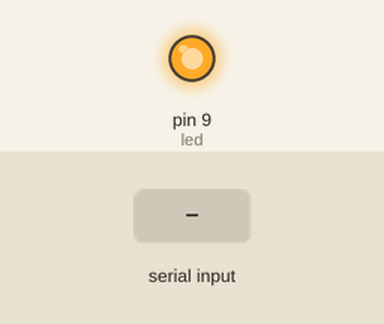
Simulated run of this sketch. Board: Arduino Uno, built with avr-gcc and run on an emulated ATmega328P. Parts: output pins drawn as LEDs (lit = HIGH). The test bench sets the inputs (shaded band). EEPROM starts erased; no radio packets arrive unless stated; what the sketch prints to the serial monitor is not drawn.

Above: at 0.1 s.
At 1.2 s:
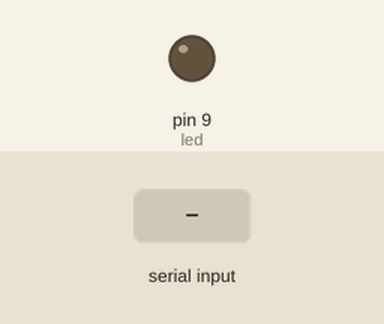
1.3 s: "R-\n" received over Serial
2.8 s: "N-\n" received over Serial
4.3 s: "90,45\n" received over Serial
Timing chart, 0 to 7.3 s (numbered marks = the images above; inputs shaded):
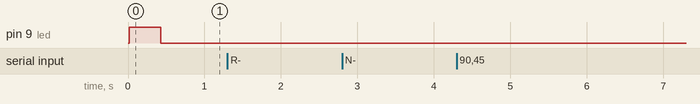

The sketch:

lora_car.ino
```cpp
// **********************************************************************************
// lora_car
// sketch for in vehicle LoRa beacon
// Version 0.3
// **********************************************************************************

#include <SPI.h>            //included in Arduino IDE (www.arduino.cc)
#include <RH_RF95.h>
#include <EEPROM.h>         // used to store parameters, in specific the time interval between reading transmissions

//#define INITIAL_SETUP // uncomment this for an initial setup of a moteino

// define device specific settings
#define RF95_FREQ 915.0
#define led       9       // Moteinos have LEDs on D9
#define FLASH_SS  8       // and FLASH SS on D8
#define RFM95_CS  10      //wd NSS pin 10 for rf95 radio on Moteino
#define RFM95_RST 9       //wd reset not used
#define RFM95_INT 2
#define RFM95_POWER 5

#define SERIAL_BAUD 115200
#define LENGTH_REGO 6
#define LED_DURATION 400

// ***********************************************************
// EEPROM Parameter offsets
#define NODE 101
#define REGISTRATION 110
#define TXDELAY 120

// *************************************************************
// General variable declarations

char sendBuffer[50];                  // char array used to send data
long int timeCtr = 1000L;                // var used to store millis value so led can be non-blocking
char registration[] = "VAN002";       // var to hold rego
int node = 12;                         // var to hold node number
int txDelay = 15;                     // var hold seconds between transmissions

// **************************************************************
// Declarations for serial comms
String inputString = "";         // a string to hold incoming data
boolean stringComplete = false;  // whether the string is complete
boolean valid_input = false;
String serialInput = "";
String sRego = "";
int iNode = 0;

//************************************ Load Drivers ****************************************
//  load driver instance of the radio and name it "rf95"
RH_RF95 rf95(RFM95_CS, RFM95_INT);


//************************************ SETUP START ******************************************
void setup()
{
  // Enable the led as an output
  pinMode(led, OUTPUT);  // initialize digital pin LED_BUILTIN as an output.

  // setup serial channel
  Serial.begin(SERIAL_BAUD);
  Serial.println("Car module start");

  // if this is an initial set up, store defaults in EEPROM, otherwise read them
#ifdef INITIAL_SETUP
  EEPROM.put(NODE, node);                     // initial set up node
  EEPROM.put(REGISTRATION, registration);     // initial set up gateway
  EEPROM.put(TXDELAY, txDelay);               // initial set up gateway
  Serial.println("Initial setup - values stored in EEPROM");
#endif
  EEPROM.get(NODE, node);                     // set up node
  EEPROM.get(REGISTRATION, registration);     // registration
  EEPROM.get(TXDELAY, txDelay);               // transmit delay
  Serial.print("Node: ");
  Serial.print(node);
  Serial.print(" and registration : ");
  Serial.println(registration);
  Serial.print("Seconds delay between transmissions : ");
  Serial.println(txDelay);

  pinMode(RFM95_RST, OUTPUT);
  digitalWrite(RFM95_RST, HIGH);
  // manual radio reset
  digitalWrite(RFM95_RST, LOW);
  delay(10);
  digitalWrite(RFM95_RST, HIGH);
  delay(10);

  //wd initialise radio
  if (!rf95.init())
    Serial.println("LoRa init failed");

  // Defaults after init are 434.0MHz, modulation GFSK_Rb250Fd250, +13dbM
  if (!rf95.setFrequency(RF95_FREQ)) {
    Serial.println("setFrequency failed");
    //  while (1);
  }
  Serial.print("Set Freq to: "); Serial.println(RF95_FREQ);

  // If you are using RFM95/96/97/98 modules which uses the PA_BOOST transmitter pin, then
  // you can set transmitter powers from 5 to 23 dBm:
  rf95.setTxPower(RFM95_POWER, false);
  Serial.print("Set power level to: "); Serial.println(RFM95_POWER);
  //wd rf95.setModemConfig(RH_RF95::Bw31_25Cr48Sf512); //configure modem for long range?

  Serial.println("Setup complete");
  Serial.println();

}


//************************************ Start Loop ************************************************************
void loop()
{

  // Serial.println(millis());
  // check to see if time counter has been exceeded
  if (millis() > (timeCtr + (txDelay * 1000)))
  {
    //Serial.println("Time to send a message");
    send_radio_msg(registration);
    timeCtr = millis();
    digitalWrite(led, HIGH);
  }

  // turn the led off a second after transmission
  if (millis() > (timeCtr + LED_DURATION))
  {
    digitalWrite(led, LOW);
  }

  // this covers situations where the millis counter comes back to 0, every 3 months or so
  if (millis() < (timeCtr - 1))
  {
    timeCtr = millis();
  }
  //process any serial input
  serialEvent();            // call the function
  if (stringComplete)       // keep all serial processing in one place
    process_serial();

}

//*******************************************************************************************
// Generic routine for sending a radio message
// the vehicle registration is the only parameter

void send_radio_msg(char rego[])
{
  // sprintf creates the string to transmit
  sprintf(sendBuffer, "%s,%d,%s", "V", node, rego);
  Serial.print("Send Data: ");
  Serial.print(sendBuffer);
  Serial.println();

  // in the send command '(uint8_t *) sendBuffer' casts the proper data type
  // example taken from thread https://lowpowerlab.com/forum/rf-range-antennas-rfm69-library/sending-first-packet-with-rfm95-lora-module/
  if (!rf95.send((uint8_t *) sendBuffer, strlen(sendBuffer)))
    Serial.println("Send error");

}

// *************************************************************************************************
void serialEvent() {
  while (Serial.available()) { // keep on reading while info is available
    // get the new byte:
    char inByte = Serial.read();

    // add it to the inputString:
    if ((inByte >= 65 && inByte <= 90) || (inByte >= 97 && inByte <= 122) || (inByte >= 48 && inByte <= 57) || inByte == 43 || inByte == 44 || inByte == 45 || inByte == 46 || inByte == 61 || inByte == 63) {
      inputString.concat(inByte);
    }
    if (inByte == 10 || inByte == 13) {
      // user hit enter or such like
      Serial.println(inputString);
      stringComplete = true;
    }
  }
}

// ************************************************************************************************
void process_serial()
{
  valid_input = false;

  // A serial input starting with 'R-' is a registration update
  if (inputString.substring(0, 2) == "R-")
  {
    serialInput = inputString.substring(2);
    serialInput.toUpperCase();
    // Make sure it is at least 6 characters
    while (serialInput.length() < LENGTH_REGO)
    {
      serialInput.concat(" ");
    }
    // Reduce length if too long
    sRego = serialInput.substring(0, LENGTH_REGO);
    Serial.print("Rego update - ");

    sRego.toCharArray(registration, LENGTH_REGO + 1);
    EEPROM.put(REGISTRATION, registration);     // update registration
    Serial.println(registration);
    valid_input = true;
  }

  // A serial input starting with 'N-' is a node number update
  if (inputString.substring(0, 2) == "N-")
  {
    serialInput = inputString.substring(2);
    iNode = serialInput.toInt();

    // 0 if return if string is invalid
    if (iNode != 0)
    {
      Serial.print("Node number update - ");
      node = iNode;
      EEPROM.put(NODE, node);                     // update node
      Serial.println(node);
      valid_input = true;
    }
  }

  if (!valid_input)
  {
    Serial.println("Invalid serial input");
    Serial.println("To update the registration number, enter R-XXXNNN where XXXNNN is the registration number");
    Serial.println("To update the node number, enter N-nnnn where nnnn is the node nuber number");
    Serial.println("Thanks from the Auckland Council IoT team");
    Serial.println();
  }

  // clear the string:
  inputString = "";
  stringComplete = false;
}
```

Measured:
- after the input at 1.3 s, every drawn part: stays the same
- after the input at 2.8 s, every drawn part: stays the same
- after the input at 4.3 s, every drawn part: stays the same
